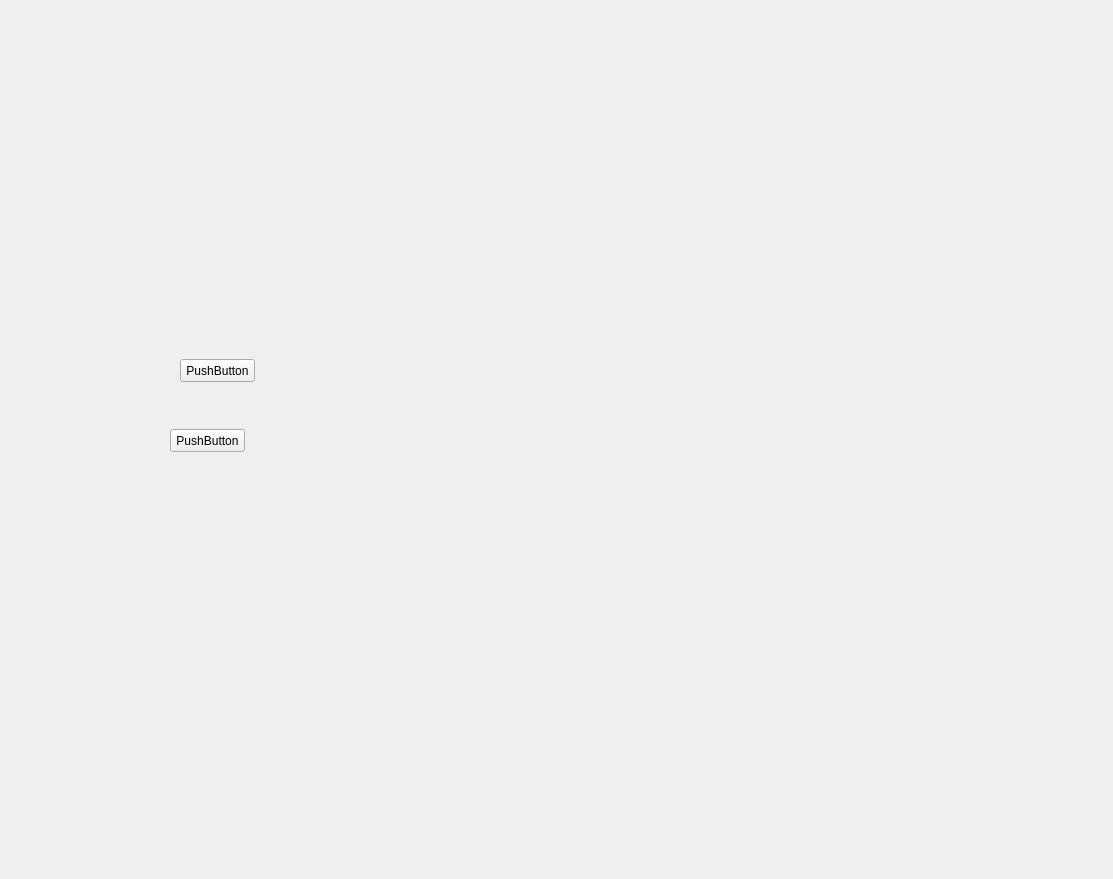
<?xml version="1.0" encoding="UTF-8"?>
<ui version="4.0">
 <class>Form</class>
 <widget class="QWidget" name="Form">
  <property name="geometry">
   <rect>
    <x>0</x>
    <y>0</y>
    <width>1113</width>
    <height>879</height>
   </rect>
  </property>
  <property name="windowTitle">
   <string>Form</string>
  </property>
  <widget class="QWidget" name="widget" native="true">
   <property name="geometry">
    <rect>
     <x>40</x>
     <y>40</y>
     <width>1051</width>
     <height>821</height>
    </rect>
   </property>
   <widget class="QWidget" name="horizontalLayoutWidget">
    <property name="geometry">
     <rect>
      <x>470</x>
      <y>90</y>
      <width>541</width>
      <height>621</height>
     </rect>
    </property>
    <layout class="QHBoxLayout" name="horizontalLayout">
     <item>
      <widget class="QWidget" name="widget_2" native="true"/>
     </item>
    </layout>
   </widget>
   <widget class="QWidget" name="widget_3" native="true">
    <property name="geometry">
     <rect>
      <x>80</x>
      <y>279</y>
      <width>241</width>
      <height>351</height>
     </rect>
    </property>
    <widget class="QPushButton" name="pushButton">
     <property name="geometry">
      <rect>
       <x>60</x>
       <y>40</y>
       <width>75</width>
       <height>23</height>
      </rect>
     </property>
     <property name="text">
      <string>PushButton</string>
     </property>
    </widget>
    <widget class="QPushButton" name="pushButton_2">
     <property name="geometry">
      <rect>
       <x>50</x>
       <y>110</y>
       <width>75</width>
       <height>23</height>
      </rect>
     </property>
     <property name="text">
      <string>PushButton</string>
     </property>
    </widget>
   </widget>
  </widget>
 </widget>
 <resources/>
 <connections/>
 <slots>
  <slot>dakai1()</slot>
  <slot>dakai2()</slot>
 </slots>
</ui>
